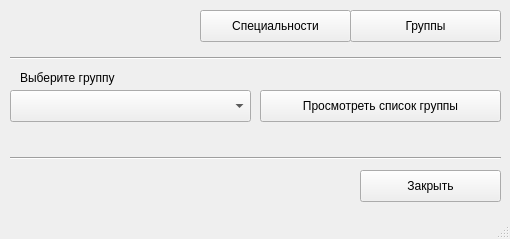
<?xml version="1.0" encoding="UTF-8"?>
<ui version="4.0">
 <class>MainWindow</class>
 <widget class="QMainWindow" name="MainWindow">
  <property name="geometry">
   <rect>
    <x>0</x>
    <y>0</y>
    <width>510</width>
    <height>239</height>
   </rect>
  </property>
  <property name="windowTitle">
   <string>Выберите группу</string>
  </property>
  <widget class="QWidget" name="centralwidget">
   <widget class="QComboBox" name="comboBox">
    <property name="geometry">
     <rect>
      <x>10</x>
      <y>90</y>
      <width>241</width>
      <height>32</height>
     </rect>
    </property>
   </widget>
   <widget class="QLabel" name="label">
    <property name="geometry">
     <rect>
      <x>20</x>
      <y>70</y>
      <width>141</width>
      <height>16</height>
     </rect>
    </property>
    <property name="text">
     <string>Выберите группу</string>
    </property>
   </widget>
   <widget class="QPushButton" name="pushButton_2">
    <property name="geometry">
     <rect>
      <x>360</x>
      <y>170</y>
      <width>141</width>
      <height>32</height>
     </rect>
    </property>
    <property name="text">
     <string>Закрыть</string>
    </property>
   </widget>
   <widget class="QPushButton" name="pushButton_3">
    <property name="geometry">
     <rect>
      <x>260</x>
      <y>90</y>
      <width>241</width>
      <height>32</height>
     </rect>
    </property>
    <property name="text">
     <string>Просмотреть список группы</string>
    </property>
   </widget>
   <widget class="QPushButton" name="pushButton">
    <property name="geometry">
     <rect>
      <x>200</x>
      <y>10</y>
      <width>151</width>
      <height>32</height>
     </rect>
    </property>
    <property name="text">
     <string>Специальности</string>
    </property>
   </widget>
   <widget class="QPushButton" name="pushButton_4">
    <property name="geometry">
     <rect>
      <x>350</x>
      <y>10</y>
      <width>151</width>
      <height>32</height>
     </rect>
    </property>
    <property name="text">
     <string>Группы</string>
    </property>
   </widget>
   <widget class="Line" name="line">
    <property name="geometry">
     <rect>
      <x>10</x>
      <y>50</y>
      <width>491</width>
      <height>16</height>
     </rect>
    </property>
    <property name="orientation">
     <enum>Qt::Horizontal</enum>
    </property>
   </widget>
   <widget class="Line" name="line_2">
    <property name="geometry">
     <rect>
      <x>10</x>
      <y>150</y>
      <width>491</width>
      <height>16</height>
     </rect>
    </property>
    <property name="orientation">
     <enum>Qt::Horizontal</enum>
    </property>
   </widget>
  </widget>
  <widget class="QStatusBar" name="statusbar"/>
 </widget>
 <resources/>
 <connections/>
</ui>
